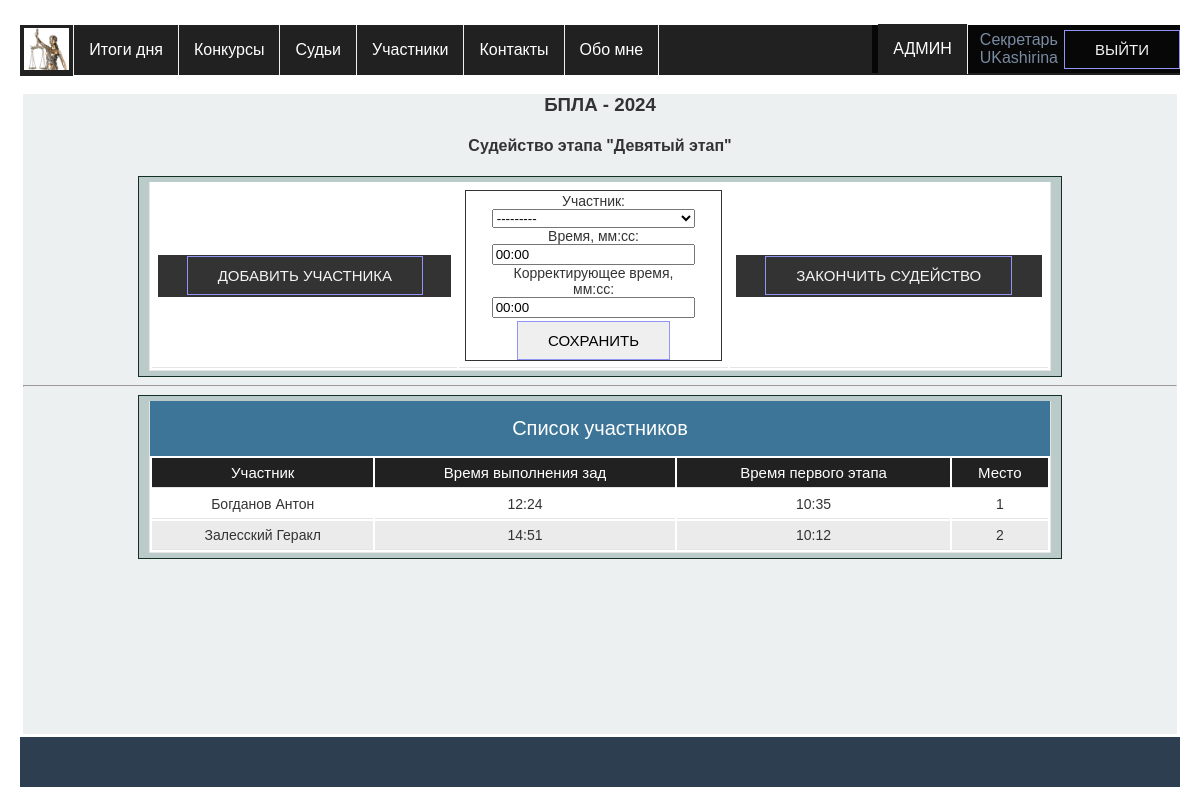
The page /competitions/judge_task/1/2/ (signed in) on the database its author committed.
### app_for_judges/models.py (models this page shows, shortened)
class Judge(models.Model):
    STATUSES = (
        ('M', 'Главный судья'),
        ('J', 'Судья'),
        ('S', 'Секретарь'),
        ('O', 'Наблюдатель'),
    )
    class Meta:
        db_table = 'judges'
        verbose_name = _('Судья')
        verbose_name_plural = _('Судьи')
    user = models.OneToOneField(User, on_delete=models.CASCADE)
    patronymic = models.CharField(_('Отчество'), max_length=25, null=True, blank=True, default=None)
    post = models.CharField(_('Занимаемая должность'), max_length=100,
                            default='Преподаватель ОД (математика, информатика и ИКТ)')
    regalia = models.TextField(_('Заслуги и регалии'), default='Преподаватель высшей категории')
    organization = models.CharField(_('Место работы'), max_length=100, default='Оренбургское ПКУ')
    status = models.CharField(_('Статус на соревнованиях'), max_length=1,
                              choices=STATUSES, default='O')
    competitions = models.ManyToManyField(Competition, blank=True, default='Нет')

class TableTask(models.Model):
    class Meta:
        db_table = 'table_tasks'
        verbose_name = _('Таблица этапа')
        verbose_name_plural = _('Таблицы этапов')
    competition_task = models.ForeignKey(CompetitionTask, on_delete=models.CASCADE, verbose_name=_('Этап'))
    participant = models.ForeignKey(Participant, on_delete=models.CASCADE, verbose_name=_('Участник'))
    intermediate_points_1 = models.IntegerField(_('Промежуточные баллы - 1'), default=0, blank=True)
    intermediate_points_2 = models.IntegerField(_('Промежуточные баллы - 2'), default=0, blank=True)
    intermediate_points_3 = models.IntegerField(_('Промежуточные баллы - 3'), default=0, blank=True)
    intermediate_points_4 = models.IntegerField(_('Промежуточные баллы - 4'), default=0, blank=True)
    points = models.IntegerField(_('Сумма баллов'), default="", blank=True)
    correction_score_up = models.IntegerField(_('Корректирующий балл, если больше'), default=0, blank=True)
    correction_score_down = models.IntegerField(_('Корректирующий балл, если меньше'), default=0, blank=True)
    intermediate_time_1 = models.TimeField(_('Промежуточное время - 1, мм:сс'), default=time(minute=0, second=0),
                                           blank=True)
    intermediate_time_2 = models.TimeField(_('Промежуточное время - 2, мм:сс'), default=time(minute=0, second=0),
                                           blank=True)
    average_time = models.TimeField(_('Среднее время, мм:сс'), default=time(minute=0, second=0), blank=True)
    total_time = models.TimeField(_('Время, мм:сс'), default=time(minute=0, second=0), blank=True)
    correction_time = models.TimeField(_('Корректирующее время, мм:сс'), default=time(minute=0, second=0), blank=True)
    result_place = models.IntegerField(_('Место'), default=0, blank=True)

class Participant(models.Model):
    objects = None
    class Meta:
        db_table = 'participants'
        verbose_name = _('Участник')
        verbose_name_plural = _('Участники')
    team = models.ForeignKey('ParticipantsTeam', on_delete=models.SET_NULL, null=True, blank=True,
                             verbose_name=_('Команда'))
    name = models.CharField(_('Имя'), max_length=25)
    last_name = models.CharField(_('Фамилия'), max_length=25)
    organization = models.CharField(_('Образовательное учреждение'), max_length=100,
                                    default='ФГКОУ "Оренбургское ПКУ"')
    birthday = models.DateField(_('Дата рождения'))
    competition = models.ForeignKey(Competition, on_delete=models.SET_NULL, null=True, blank=True,
                                    verbose_name=_('Соревнования'))
    def __str__(self):
        return f"{self.last_name} {self.name}"

### app_for_competitions/models.py (models this page shows, shortened)
class Competition(models.Model):
    class Meta:
        db_table = 'competitions'
        verbose_name = _('Конкурс')  # наименование в админке в единственном числе
        verbose_name_plural = _('Конкурсы')  # наименование в админке во множественном числе
    name = models.CharField(_('Сокращенное название'), max_length=50, unique=True)
    fullname = models.CharField(_('Полное наименование конкурса'), max_length=200,
                                default=None)
    date = models.DateField(_('Дата проведения'),
                            help_text="Дата начала")
    active = models.BooleanField(_('Активен'), default=True)

class CompetitionTask(models.Model):
    class Meta:
        db_table = 'competition_tasks'
        verbose_name = _('Этап конкурса')
        verbose_name_plural = _('Этапы конкурсов')
    name = models.CharField(max_length=60, verbose_name=_('Название этапа'))
    competition = models.ForeignKey(Competition, on_delete=models.CASCADE, verbose_name=_('Конкурс'))
    judging = models.BooleanField(default=True, verbose_name=_('Возможность судейства'))
    name_intermediate_points_1 = models.CharField(max_length=45, default=None, blank=True,
                                                  verbose_name=_('Промежуточные баллы - 1'))
    name_intermediate_points_2 = models.CharField(max_length=45, default=None, blank=True,
                                                  verbose_name=_('Промежуточные баллы - 2'))
    name_intermediate_points_3 = models.CharField(max_length=45, default=None, blank=True,
                                                  verbose_name=_('Промежуточные баллы - 3'))
    name_intermediate_points_4 = models.CharField(max_length=45, default=None, blank=True,
                                                  verbose_name=_('Промежуточные баллы - 4'))
    name_points = models.CharField(max_length=45, default=None, blank=True, verbose_name=_('Сумма баллов'))
    name_correction_score_up = models.CharField(max_length=45, default=None, blank=True,
                                                verbose_name=_('Корректирующий балл, если больше'))
    name_correction_score_down = models.CharField(max_length=45, default=None, blank=True,
                                                  verbose_name=_('Корректирующий балл, если меньше'))
    name_intermediate_time_1 = models.CharField(max_length=45, default=None, blank=True,
                                                verbose_name=_('Промежуточное время - 1'))
    name_intermediate_time_2 = models.CharField(max_length=45, default=None, blank=True,
                                                verbose_name=_('Промежуточное время - 2'))
    name_average_time = models.CharField(max_length=45, default=None, blank=True, verbose_name=_('Среднее время'))
    name_total_time = models.CharField(max_length=45, default=None, blank=True, verbose_name=_('Время'))
    name_correction_time = models.CharField(max_length=45, default=None, blank=True,
                                            verbose_name=_('Корректирующее время'))

### app_for_competitions/views.py (the view)
# urls.py: path('judge_task/<int:pc>/<int:pk>/', judge_task, name='judge_task'),
@login_required
def judge_task(request, pk, pc):
    competition = Competition.objects.filter(id=pc).first()  # конкурс
    competition_task = CompetitionTask.objects.filter(id=pk).first()  # этап конкурса
    comp_task_as_dict = CompetitionTask.objects.filter(id=pk).values()
    my_obj = comp_task_as_dict[0]
    task_table_title, fields_name = get_title_and_fields_name(my_obj)  # получение заголовков таблицы и имен полей
    judging_criteria_first, judging_criteria_second = get_judging_categories(competition_task)
    table_task = get_ordering_table_task(competition_task, judging_criteria_first, judging_criteria_second)
    context = {'title': f"{competition.name}",
               'competition_task': competition_task.name,
               'pk': competition_task.id,
               'table': table_task,
               'table_title': task_table_title}
    if request.method == 'POST':
        form = TableTaskForm(request.POST)
        if form.is_valid():
            participant = form.cleaned_data['participant']
            intermediate_points_1 = form.cleaned_data['intermediate_points_1']
            intermediate_points_2 = form.cleaned_data['intermediate_points_2']
            intermediate_points_3 = form.cleaned_data['intermediate_points_3']
            intermediate_points_4 = form.cleaned_data['intermediate_points_4']
            points = form.cleaned_data['points']
            correction_score_up = form.cleaned_data['correction_score_up']
            correction_score_down = form.cleaned_data['correction_score_down']
            intermediate_time_1 = form.cleaned_data['intermediate_time_1']
            intermediate_time_2 = form.cleaned_data['intermediate_time_2']
            average_time = form.cleaned_data['average_time']
            total_time = form.cleaned_data['total_time']
            correction_time = form.cleaned_data['correction_time']
            table_task = TableTask(competition_task=competition_task, participant=participant,
                                   intermediate_points_1=intermediate_points_1,
                                   intermediate_points_2=intermediate_points_2,
                                   intermediate_points_3=intermediate_points_3,
                                   intermediate_points_4=intermediate_points_4,
                                   points=points, correction_score_up=correction_score_up,
                                   correction_score_down=correction_score_down, intermediate_time_1=intermediate_time_1,
                                   intermediate_time_2=intermediate_time_2, average_time=average_time,
                                   total_time=total_time, correction_time=correction_time)
            table_task.save()
            logger.info(f'Добавлен результат участника {participant}')
            messages.success(request, f"Результат  {participant} добавлен")
            return redirect('judge_task', pk=pk, pc=pc)
        else:
            print("Форма не валидна")
            print(form.errors)
            messages.error(request, f"Не верные данные для ввода^ {form.errors}")
            return redirect('judge_task', pk=pk, pc=pc)
    else:
        form = TableTaskForm()
        context['form'] = form
        context['fields_name'] = fields_name
        return render(request, 'app_for_competitions/judge_task.html', context)

### app_for_competitions/forms.py (shortened to what this page needs)
class TableTaskForm(forms.ModelForm):
    class Meta:
        model = TableTask
        exclude = ("result_place", "competition_task")  # исключая поле
    participant = forms.ModelChoiceField(
        queryset=Participant.objects.filter(competition__active=True).order_by('last_name'), label=_("Участник"))
    total_time = forms.TimeInput(format='%M:%S')

### app_for_competitions/templatetags/competition_tags.py (called while the page is built)
@register.filter
def my_getattr(row, field_name, default=None):
    return getattr(row, field_name, default)

### app_for_competitions/views.py (called while the page is built)
def get_title_and_fields_name(obj: object):
    title = ['Участник']
    fields = ['participant']
    for index, (name, value) in enumerate(obj.items()):
        if name.startswith('name_') and value != "":
            title.append(value)
            fields.append(name[5:])
    title += ["Место", "Редактор"]
    fields += ['result_place']
    return title, fields

def get_ordering_table_task(competition_task, first, second):
    result = TableTask.objects.filter(competition_task=competition_task).order_by(first, second)
    i = 1
    for row in result:
        row.result_place = i
        row.save()
        i += 1
    return result

def get_judging_categories(competition_task):
    if competition_task.name_points != "":
        judging_criteria_first = '-points'  # судить по графе баллы по убыванию
    else:
        judging_criteria_first = 'total_time'  # судить по графе время по возрастанию
    if competition_task.name_correction_time != "":
        judging_criteria_second = 'correction_time'  # корректировать по времени
    elif competition_task.name_correction_score_up != "":
        judging_criteria_second = 'correction_score_up'  # корректировать по баллам вверх
    else:
        judging_criteria_second = '-correction_score_down'  # корректировать по баллам вниз
    return judging_criteria_first, judging_criteria_second

### app_for_competitions/templates/app_for_competitions/judge_task.html (shortened to what this page needs)
{% extends 'base.html' %}
{% load static %}
{% block content %}
<h3 class="center">{{ title }}</h3>
<h4 class="center">Судейство этапа "{{ competition_task }}"</h4>
<div class="row">
    <table>
        <tr>
            <td>
                <div class="container">
                    <a class="btn a_btn" href='{% url "add_participant" %}'>Добавить участника</a>
                </div>
            </td>
            <td>
                <form method="post" >
                    <div class="form_for_table_task_form">
                        {% for field in form %}
                        {% if field.name in fields_name %}
                        <div class="row_form"> {{ field.label_tag }} {{ field }}</div>
                        {% endif %}
                        {% endfor %}
                    </div>
                    <input class="btn a_btn" type="submit" value="Сохранить"/>
                </form>
            </td>
            <td>
                <div class="container">
                    <a class="btn a_btn" href="{% url 'end_judging' pk=pk %}">Закончить судейство</a>
                </div>
            </td>
        </tr>
    </table>
</div>
<hr>
<div>
    {% include 'app_for_competitions/comp_task_result.html' %}
</div>
{% endblock %}

### templates/base.html (shortened to what this page needs)
<!DOCTYPE html>
{% load static %}
<html lang="ru">
<head>
    <link rel="stylesheet" href="{% static 'css/stylesheet.css' %}" type="text/css">
</head>
<body>
<div class="wrapper">
    <header>
        <ul>
            <li>
                <a class="a_menu_logo" href="{% url 'home' %}">
                    <image class="logo" src="{% static 'image/femidalittle.png' %}">
                </a>
            </li>
            <li><a class="a_menu" href="{% url 'competition_result' %}">Итоги дня</a></li>
            <li><a class="a_menu" href="{% url 'all_competitions' %}">Конкурсы</a></li>
            <li><a class="a_menu" href="{% url 'judges_list' filter='all' %}">Судьи</a></li>
            <li><a class="a_menu" href="#">Участники</a>
            </li>
            <li><a class="a_menu" href="{% url 'contacts' %}">Контакты</a></li>
            <li><a class="a_menu" href="{% url 'about' %}">Обо мне</a></li>
            <div class="container enter">
                {% if user.is_authenticated %}
                <div class="user_name"><a class="a_menu" href="/admin">АДМИН</a></div>
                <div class="user_name">{{user.judge.get_status_display }} <br> {{ user.username }}</div>
                <a href="{% url 'users:logout' %}" class="btn a_btn">Выйти</a>
                {% else %}
                <a href="{% url 'users:login' %}" class="btn a_btn">Войти</a>
                <a href="{% url 'users:register' %}" class="btn a_btn">Регистрация</a>
                {% endif %}
            </div>
        </ul>
    </header>
    <main>
        {% block content %}{% endblock %}
    </main>
    <footer>
    </footer>
</div>
</body>
</html>

### app_for_competitions/templates/app_for_competitions/comp_task_result.html (shortened to what this page needs)
{% load competition_tags %}
<div class="row">
    {% if table is not none %}
    <div class="table-caption">Список участников</div>
    <table id="table">
        <thead>
        <tr>
            {% for value in table_title %}
            {% if value != 'Редактор' %}
            <th>{{ value }}</th>
            {% else %}
            {% if user.judge.status == 'M' or user.judge.status == 'J' %}
            <th>{{ value }}</th>
            {% endif %}
            {% endif %}
            {% endfor %}
        </tr>
        </thead>
        <tbody>
        {% for row in table %}
        <tr>
            {% for name in fields_name %}
                {% if 'time' in name %}
                    <td>{{  row|my_getattr:name |time:"i:s" }}</td>
                {% else %}
                    <td>{{ row|my_getattr:name }}</td>
                {% endif %}
            {% endfor %}
        </tr>
        {% endfor %}
        </tbody>
    </table>
    {% else %}
    <div class="table-caption">Судейство пока не окончено</div>
    {% endif %}
</div>

### rows shown on the page
Competition: name "БПЛА - 2024"
CompetitionTask: name "Девятый этап", table_title "Время выполнения зад" "Время первого этапа"
TableTask: fields_name "Богданов Антон" "1", fields_name "12:24" "10:35"
TableTask: fields_name "Залесский Геракл" "2", fields_name "14:51" "10:12"

### other values the page prints
{{ user.judge.get_status_display }} "Секретарь"
{{ user.username }} "UKashirina"
{{ field.label_tag }} "Участник:" "Время, мм:сс:" "Корректирующее время, мм:сс:"
{{ value }} "Участник" "Место"
